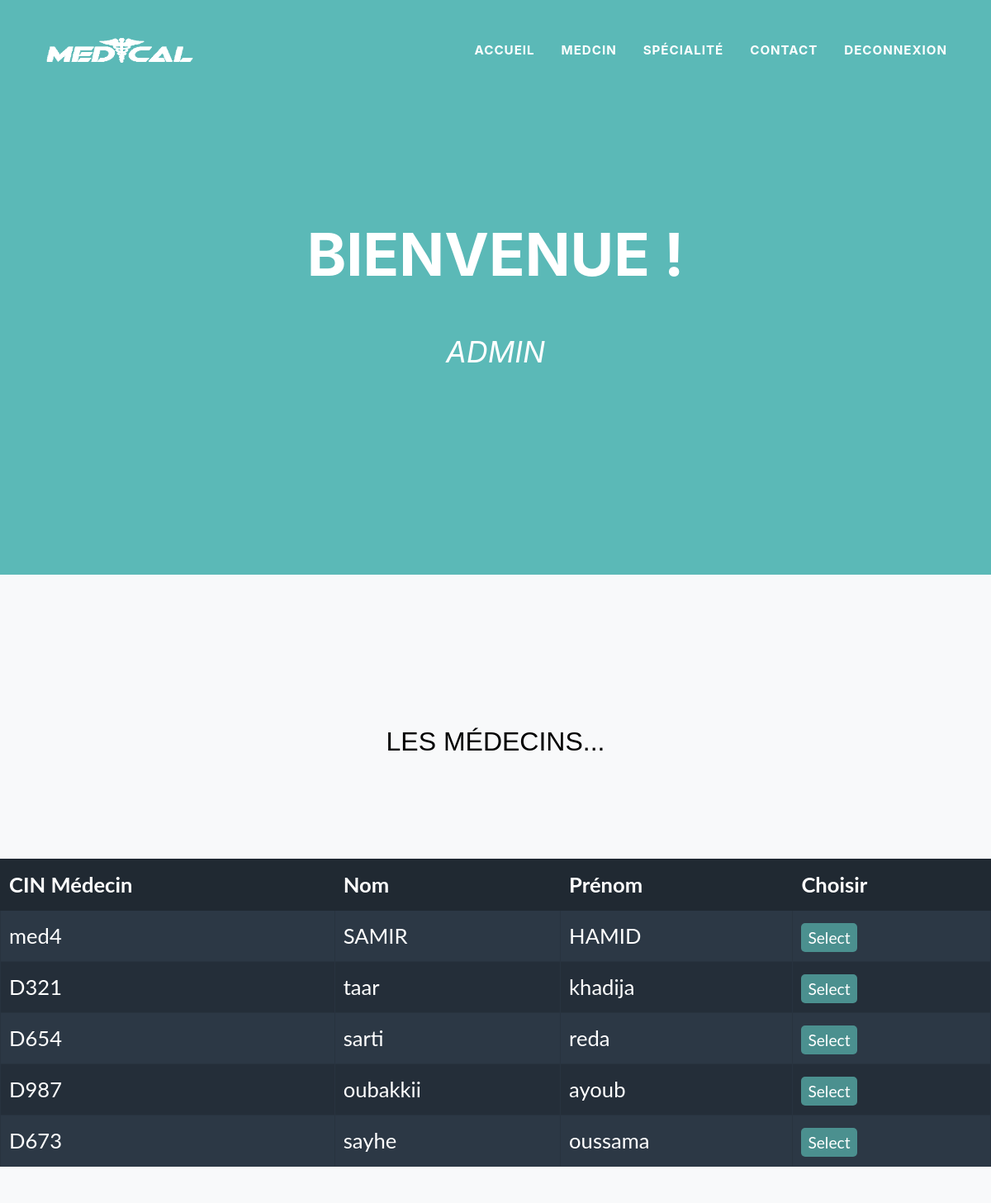
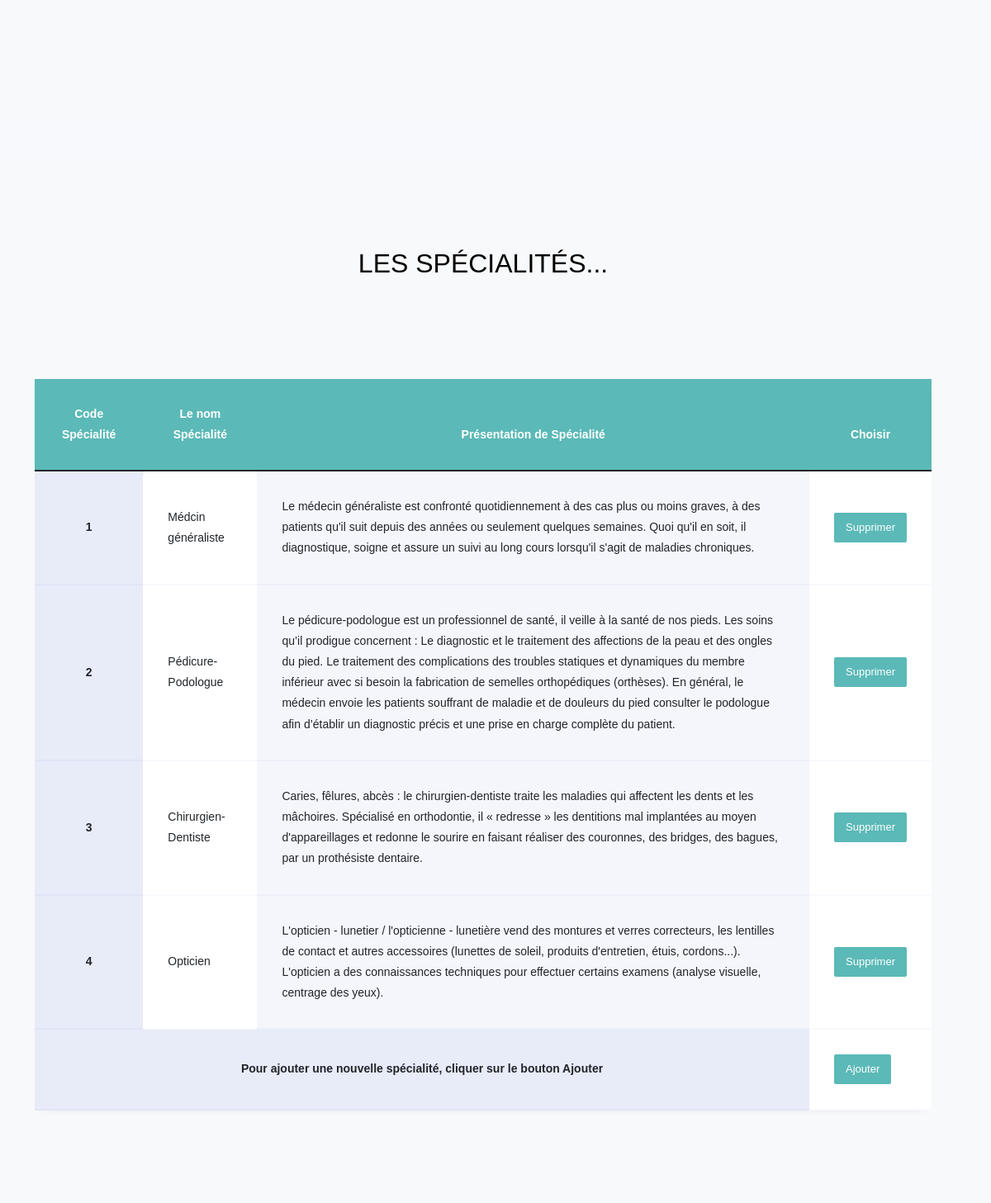
Page /ADMIN/admin.php on the committed database (2 pictures, top to bottom).
### tables this page shows
CREATE TABLE IF NOT EXISTS `medcin` (
  `cinmed` varchar(10) NOT NULL,
  `nommed` varchar(45) NOT NULL,
  `prenommed` varchar(45) NOT NULL,
  `telemed` varchar(10) NOT NULL,
  `photomed` varchar(100) NOT NULL,
  `emailmed` varchar(50) NOT NULL,
  `codspecialiter` int(11) NOT NULL,
  `dplmmed` varchar(100) NOT NULL,
  `sexe` varchar(7) NOT NULL,
  PRIMARY KEY (`cinmed`),
  KEY `fk1` (`codspecialiter`)
);

CREATE TABLE IF NOT EXISTS `specialiter` (
  `codespecialiter` int(11) NOT NULL,
  `labelspecialiter` varchar(65) NOT NULL,
  `presentationspecialiter` varchar(600) NOT NULL,
  PRIMARY KEY (`codespecialiter`)
);

### ADMIN/admin.php (the view, shortened to what this page needs)
<!DOCTYPE html>
<html lang="en">
<head>
    <link href="css/styles.css" rel="stylesheet" />
	<link rel="stylesheet" href="https://stackpath.bootstrapcdn.com/font-awesome/4.7.0/css/font-awesome.min.css">
	<link rel="stylesheet" href="css/Specialite.css">
</head>
<body>
<div  class="body">
    <nav class="navbar navbar-expand-lg navbar-dark fixed-top" id="mainNav">
        <div class="container">
        <a class="navbar-brand" href="../index.php"><img id="imag" src="logo/LOGO_white.png" alt="..." /></a>
            <div class="collapse navbar-collapse" id="navbarResponsive">
                <ul class="navbar-nav text-uppercase ms-auto py-4 py-lg-0">
                    <li class="nav-item" ><a class="nav-link" href="#Accueil" >Accueil</a></li>
                    <li class="nav-item"><a class="nav-link" href="#Medcin" >Medcin</a></li>
                    <li class="nav-item"><a class="nav-link" href="#Spécialité">Spécialité</a></li>
                    <li class="nav-item"><a class="nav-link" href="contact.php">Contact</a></li>
                    <li class="nav-item" id="adm"><a class="nav-link"  href="DeconnexionMed.php">Deconnexion</a></li>
                </ul>
            </div>
        </div>
        </nav>
        <header class="masthead" id="Accueil">
            <div class="container" >
                <div class="masthead-heading text-uppercase">Bienvenue !</div>
                <div class="masthead-subheading">ADMIN</div>
            </div>
        </header>
</div>
<section class="page-section bg-light" id="Medcin"><br><br>
        <div class="text-center">
                    <h2 class="section-heading text-uppercase">Les Médecins...</h2>
                </div>
        <main>
            <table>
                <thead>
                <tr>
                    <th>CIN Médecin</th>
                    <th>Nom</th>
                    <th>Prénom</th>
                    <th>Choisir</th>
                </tr>
                </thead>
                <tbody>
                <?php
                    require "conexionadmin.php";
                    $reqet=$con->query("SELECT `cinmed`, `nommed`, `prenommed` FROM `medcin` ");
                    while($ligne=$reqet->fetch()){
                        $cinmed=$ligne['cinmed'];
                        $NomMed=$ligne['nommed'];
                        $PrenomMed=$ligne['prenommed'];
                        echo "<tr>
                            <td data-title='Provider Name'>
                            ".$cinmed."
                            </td>
                            <td data-title='E-mail'>
                            ".$NomMed."
                            </td>
                            <td>
                            ".$PrenomMed."
                            </td>
                            <td class='select'>
                            <a class='button' href='information.php?cin=$cinmed'>
                                Select
                            </a>
                            </td>
                        </tr>";}?>
                </tbody>
            </table>
        </main>
</section>
        <br><br>
        <section class="page-section bg-light"  id="Spécialité">
		<div class="container">
			<div class="row justify-content-center">
            <div class="text-center">
                    <h2 class="section-heading text-uppercase">Les Spécialités...</h2>
                </div>
			</div><br><br>
			<div class="row" >
					<div class="table-wrap">
						<table class="table">
					    <thead class="thead-primary">
					      <tr>
					        <th>Code Spécialité</th>
					        <th>Le nom Spécialité</th>
					        <th>Présentation de Spécialité</th>
					        <th>Choisir</th>
					      </tr>
					    </thead>
						<?php
						$rep=$con->query("SELECT `codespecialiter`, `labelspecialiter`, `presentationspecialiter` FROM `specialiter`");
						while($ligne=$rep->fetch()){
							$codeSp=$ligne['codespecialiter'];$labelSp=$ligne['labelspecialiter'];$Presentation=$ligne['presentationspecialiter'];
							echo "<tbody>
								<tr>
									<th scope='row' class='scope' >".$codeSp."</th>
									<td>".$labelSp."</td>
									<td>".$Presentation."</td>
									<td><a href='SupprSpecialite.php?code=$codeSp' onclick=\"return confirm('Vous êtes sûre ?');\" class='btn btn-primary'>Supprimer</a></td>
								</tr>
							</tbody>";
						}
						?>
					    <tbody>
					      <tr>
					        <th scope="row" class="scope" colspan="3">Pour ajouter une nouvelle spécialité, cliquer sur le bouton Ajouter</th>
					        <td><a href="AddSpecialite.php" class="btn btn-primary">Ajouter</a></td>
					      </tr>
					    </tbody>
					  </table>
					</div>
				</div>
			</div>
	</section>
</body>
</html>

### ADMIN/conexionadmin.php (shortened to what this page needs)
<!DOCTYPE html>
<html>
<body>
</body>
</html>

### rows in the picture
medcin: cinmed "med4", nommed "SAMIR", prenommed "HAMID"
medcin: cinmed "D321", nommed "taar", prenommed "khadija"
medcin: cinmed "D654", nommed "sarti", prenommed "reda"
medcin: cinmed "D987", nommed "oubakkii", prenommed "ayoub"
medcin: cinmed "D673", nommed "sayhe", prenommed "oussama"
specialiter: codespecialiter "1", labelspecialiter "Médcin généraliste", presentationspecialiter "Le médecin généraliste est confronté quotidiennement à des cas plus ou moins graves, à des patients qu'il suit depuis des années ou seulement quelques semaines. Quoi qu'il en soit, il diagnostique, soigne et assure un suivi au long cours lorsqu'il s'agit de maladies chroniques."
specialiter: codespecialiter "2", labelspecialiter "Pédicure-Podologue", presentationspecialiter "Le pédicure-podologue est un professionnel de santé, il veille à la santé de nos pieds. Les soins qu’il prodigue concernent : Le diagnostic et le traitement des affections de la peau et des ongles du pied. Le traitement des complications des troubles statiques et dynamiques du membre inférieur avec si besoin la fabrication de semelles orthopédiques (orthèses). En général, le médecin envoie les patients souffrant de maladie et de douleurs du pied consulter le podologue afin d’établir un diagnostic précis et une prise en charge complète du patient."
specialiter: codespecialiter "3", labelspecialiter "Chirurgien-Dentiste", presentationspecialiter "Caries, fêlures, abcès : le chirurgien-dentiste traite les maladies qui affectent les dents et les mâchoires. Spécialisé en orthodontie, il « redresse » les dentitions mal implantées au moyen d'appareillages et redonne le sourire en faisant réaliser des couronnes, des bridges, des bagues, par un prothésiste dentaire."
specialiter: codespecialiter "4", labelspecialiter "Opticien", presentationspecialiter "L'opticien - lunetier / l'opticienne - lunetière vend des montures et verres correcteurs, les lentilles de contact et autres accessoires (lunettes de soleil, produits d'entretien, étuis, cordons...). L'opticien a des connaissances techniques pour effectuer certains examens (analyse visuelle, centrage des yeux)."
